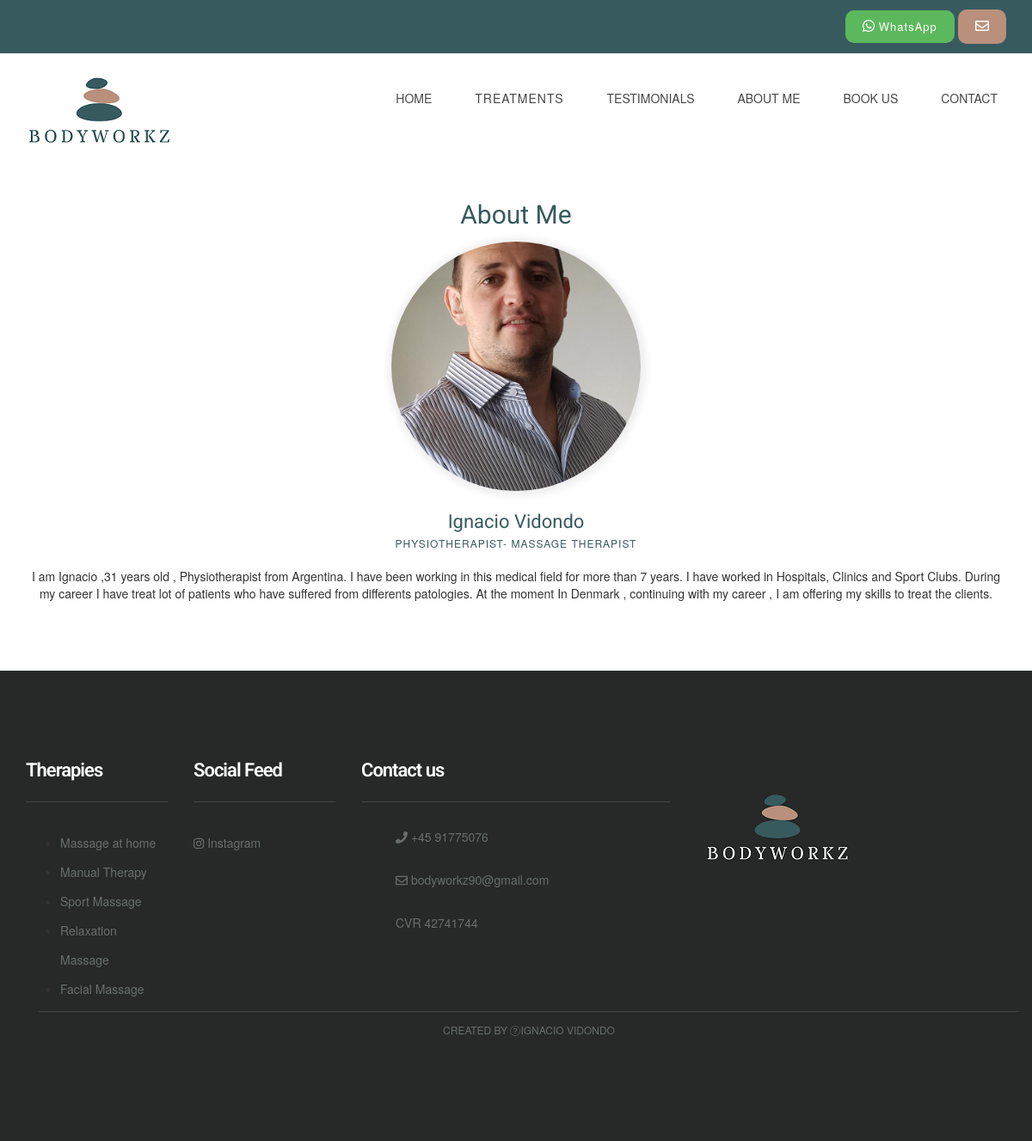
The page /our_therapist/ on the database its author committed.
### MainApp/models.py (models this page shows, shortened)
class Therapist(models.Model):
    name = models.CharField(max_length=200,verbose_name="Nombre")
    image = models.ImageField( upload_to="Images")
    terapia = models.CharField(max_length=200,verbose_name="Terapia")
    description = models.TextField(default="R")
    class Meta:
            verbose_name="Terapeuta"
            verbose_name_plural="Terapeutas"

class Therapy(models.Model):
    name = models.CharField(max_length=255 , verbose_name = "Nombre")
    image = models.ImageField(verbose_name="Foto", blank=True, null=True, upload_to="Images")
    short_description = models.CharField(max_length=150, verbose_name="Descripcion corta", blank=True, null=True,default="Massage")
    description = models.TextField()
    therapist = models.ManyToManyField(Therapist, verbose_name= "Terapeuta")
    duration = models.IntegerField (verbose_name="Duracion (Tiempo) ",blank=True, null=True)
    price = models.IntegerField(verbose_name="Precio",blank=True, null=True)
    class Meta:
            verbose_name="Terapia"
            verbose_name_plural="Terapias"

### MainApp/views.py (the view)
# urls.py: path('our_therapist/', views.our_therapist,name="our_therapist"),
def our_therapist(request):
    therapy = Therapy.objects.all()
    therapist = Therapist.objects.all()
    return render(request,'our_therapist.html',{'therapist':therapist, 'therapy':therapy})

### MainApp/templates/our_therapist.html
 {% extends "base.html" %} {% block content %} {% load static %}
<div class="mb60">
    <div class="container">
        <div class="row">
            <div class="col-lg-offset-2 col-lg-8 col-md-offset-2 col-md-8 col-sm-12 col-xs-12">
                <div class="section-title mb10 text-center">
                    <h1>About Me
                    </h1>
                </div>
            </div>
        </div>
        <div class="row">
            <div class="col-lg-12 col-sm-3 col-sm-6 col-xs-12">
                {% for terapeuta in therapist %}
                <div class="team-block">
                    <div class="team-img-container">
                        <img src="{{terapeuta.image.url}}" class="team-img" width="290" height="290">
                    </div>
                    <div class=" team-content ">
                        <h2 class="team-title ">
                            <a href="{% url 'therapist' terapeuta.id %} " class="tag">{{terapeuta.name}}</a>
                        </h2>
                        <div class="team-meta "><span class="team-designation ">{{terapeuta.terapia}}</span></div>
                        <br>
                        <div>
                            {{terapeuta.description}}
                        </div>
                    </div>
                </div>
                {% endfor %}
            </div>
        </div>
    </div>
</div>
</div> {% endblock %}

### MainApp/templates/base.html (shortened to what this page needs)
<!DOCTYPE html> {% load static %}
<html lang="en">
<head>
    <link href="{% static 'ap1/css/bootstrap.min.css' %}" rel="stylesheet">
    <link href="{% static 'ap1/css/font-awesome.min.css' %}" rel="stylesheet">
    <link href="{% static 'ap1/css/style.css' %}" rel="stylesheet">
</head>
<div class="header-top">
    <div class="container">
        <div class="row">
            <div class="col-lg-12 col-md-8 col-sm-8  col-xs-12">
                <div class="top-text">
                    <span class="text-block call-block">
                        <a href="https://wa.me/+4591775076 " title="click to open whatsapp chat ">
                            <button class="btn btn-success whatsapp-button">
                                <i class="fab fa-whatsapp" style="font-size: 16" aria-hidden="true "></i>
                                <span class="call-no" style="font-weight: 400; text-transform: capitalize">WhatsApp</span>
                    </button>
                    </a>
                    </span><a href="{% url 'contacto' %}" title="Contact Us"><button class="btn text-block mail-block hidden-xs hidden-sm">
                        <i class="fa fa-envelope-o" style="font-size: 16" aria-hidden="true "></i>
                    </button></a>
                </div>
            </div>
        </div>
    </div>
</div>
<div class="header">
    <div class="container">
        <div class="row">
            <div class="col-lg-4     col-md-4 col-sm-12 col-xs-12">
                <a href="{% url 'index' %}"><img src="{% static 'ap1/images/bodyworkz.png' %}" alt=""></a>
            </div>
            </ <div class="col-lg-6 col-md-4 col-sm-12 col-xs-12">
            <div class="navigation">
                <div id="navigation">
                    <ul>
                        <li class="active"><a href="{% url 'index' %}" title="Home">HOME</a></li>
                        <li class="active">
                            <a class="btn btn-secondary dropdown-toggle" href="#" role="button" id="dropdownMenuLink" data-toggle="dropdown" aria-haspopup="true" aria-expanded="false">
                                      Treatments
                                    </a>
                        </li>
                        <li><a href="{% url 'reviews' %}" title="Styleguide">TESTIMONIALS</a> </li>
                        <li><a href="{% url 'our_therapist' %}" title="Styleguide">ABOUT ME</a> </li>
                        <li>
                            <a href="{% url 'appointment' %}" title="Styleguide">BOOK US</a>
                        </li>
                        <li><a href="{% url 'contacto' %}" title="Contact Us">CONTACT</a> </li>
                    </ul>
                </div>
            </div>
        </div>
    </div>
</div>
</div>
{%block content %} {% endblock %}
<div class="footer">
    <div class="container">
        <div class="row">
            <div class="col-lg-2 col-md-3 col-sm-2 col-xs-12">
                <div class="footer-widget">
                    <h2 class="widget-title">Therapies</h2>
                    <ul>
                        {% for terapia in therapy %}
                        <li>
                            <a href="{% url 'article' terapia.id %} " class="tag">{{terapia.name}}</a> {% endfor %}
                        </li>
                    </ul>
                </div>
            </div>
            <div class="col-lg-2 col-md-2 col-sm-2 col-xs-12">
                <div class="footer-widget footer-social">
                    <h2 class="widget-title">Social Feed</h2>
                    <ul class="listnone">
                        <li>
                            <a href="#"> <i class="fa fa-instagram"></i> Instagram</a>
                        </li>
                    </ul>
                </div>
            </div>
            <div class="col-lg-4 col-md-2 col-sm-2 col-xs-12">
                <div class="footer-widget footer-social">
                    <h2 class="widget-title">Contact us </h2>
                    <ul class="listnone contact">
                        <li><i class="fa fa-phone"></i> +45 91775076</li>
                        <li><i class="fa fa-envelope-o"></i> bodyworkz90@gmail.com</li>
                        <li> CVR 42741744</li>
                    </ul>
                </div>
            </div>
            <div class="col-lg-2 col-md-2 col-sm-6 col-xs-12">
                <div class="footer-widget footer-social">
                    <a href="{% url 'index' %}"><img src="{% static 'ap1/images/bodyworkz_footer1.png' %}" alt=""></a>
                </div>
            </div>
        </div>
        <div class="tiny-footer">
            <div class="container">
                <div class="row">
                    <div class="col-lg-12 col-md-12 col-sm-12 col-xs-12">
                        <div class="copyright-content">
                            Created by <i class="fa fa-love"></i>Ignacio Vidondo
                        </div>
                    </div>
                </div>
            </div>
        </div>
    </div>
    </body>
</html>

### MainApp/static/ap1/css/style.css (style rules this page uses)
h1, h2, h3, h4, h5, h6 { margin: 0; padding: 0; margin-bottom: 10px; color: #375a5f; font-weight: 400; font-family: 'Roboto', sans-serif; }
h1 { font-size: 30px; line-height: 42px; }
h2 { font-size: 22px; line-height: 32px; }
ul, ol { margin: 0; }
a { color: #375a5f; text-decoration: none; -webkit-transition: all 0.3s; -moz-transition: all 0.3s; transition: all 0.3s; }
.listnone { list-style: none; padding: 0px; }
.btn { display: inline-block; padding: 10px 20px; margin-bottom: 0; font-size: 13px; font-weight: 800; letter-spacing: 1px; line-height: 1.42857143; text-align: center; border: none; text-transform: uppercase; border-radius: 0px; }
.mb10 { margin-bottom: 10px; }
.mb60 { margin-bottom: 60px; }
.header { background-color: #fff; z-index: 9999; position: relative; padding-top: 20px; padding-bottom: 20px; }
.header-top { background-color: #375a5f; font-size: 15px; padding-top: 11px; padding-bottom: 11px; line-height: 15px; color: #fff; font-weight: 500; }
.top-text { text-align: right; }
.top-text .text-block { padding-left: 20px; color: #fff; line-height: 18px; }
.mail-block { border-radius: 10px; background-color: #b8907c; height: 40px; border: none; font-weight: 400; text-transform: lowercase; }
.whatsapp-button { border-radius: 10px; }
.navigation { float: right; }
#navigation, #navigation ul, #navigation ul li, #navigation ul li a, #navigation #menu-button { margin: 0; padding: 0; border: 0; list-style: none; line-height: 1; display: block; position: relative; -webkit-box-sizing: border-box; -moz-box-sizing: border-box; box-sizing: border-box; }
#navigation:after, #navigation>ul:after { content: "."; display: block; clear: both; visibility: hidden; line-height: 0; height: 0; }
#navigation { margin-top: 10px; }
#navigation>ul>li { float: left; }
#navigation>ul>li>a { padding: 15px 25px; font-size: 14px; color: #474747; text-decoration: none; font-weight: 500; text-transform: uppercase; }
.footer { background-color: #262928; padding-top: 100px; padding-bottom: 100px; }
.footer-widget .widget-title { color: #fff; font-weight: 600; letter-spacing: -1px; border-bottom: 1px solid #424544; padding-bottom: 20px; margin-bottom: 30px; }
.footer-widget li a { color: #676f6c; line-height: 34px; }
.footer .contact li { position: relative; padding-left: 40px; display: block; margin-bottom: 15px; padding: 0 0 15px 40px; color: #666e6b; }
.tiny-footer { background-color: #262928; padding-top: 9px; padding-bottom: 9px; font-size: 12px; color: #56575e; text-align: left; text-transform: uppercase; text-align: center; }
.copyright-content { border-top: 1px solid #424544; padding: 12px; color: #676f6c; }
.widget-title { margin-bottom: 20px; }
.team-block { margin-bottom: 20px; }
.team-img-container { margin-bottom: 20px; display: flex; align-items: center; flex-direction: column; }
.team-img { border-radius: 300px; box-shadow: 1px 1px 10px 5px #EEE; }
.team-content { text-align: center; }
.team-title { margin-bottom: 0px; }
.team-meta { text-transform: uppercase; font-size: 12px; color: #375a5f; font-weight: 500; letter-spacing: 1px; }

### rows shown on the page
Therapist: image (picture), name "Ignacio Vidondo", terapia "PHYSIOTHERAPIST- MASSAGE THERAPIST", description "I am Ignacio ,31 years old , Physiotherapist from Argentina. I have been working in this medical field for more than 7 years. I have worked in Hospitals, Clinics and Sport Clubs. During my career I have treat lot of patients who have suffered from differents patologies. At the moment In Denmark , continuing with my career , I am offering my skills to treat the clients."
Therapy: name "Massage at home"
Therapy: name "Manual Therapy"
Therapy: name "Sport Massage"
Therapy: name "Relaxation Massage"
Therapy: name "Facial Massage"
